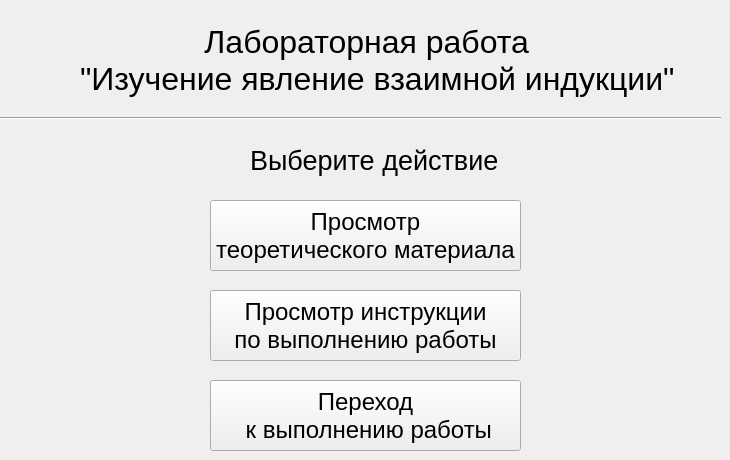
    <widget class="QWidget" name="in_menu">
     <widget class="QPushButton" name="go_data_entry">
      <property name="geometry">
       <rect>
        <x>210</x>
        <y>380</y>
        <width>311</width>
        <height>71</height>
       </rect>
      </property>
      <property name="font">
       <font>
        <pointsize>18</pointsize>
       </font>
      </property>
      <property name="text">
       <string>Переход
 к выполнению работы</string>
      </property>
     </widget>
     <widget class="QLabel" name="label_23">
      <property name="geometry">
       <rect>
        <x>250</x>
        <y>120</y>
        <width>251</width>
        <height>81</height>
       </rect>
      </property>
      <property name="font">
       <font>
        <pointsize>20</pointsize>
       </font>
      </property>
      <property name="text">
       <string>Выберите действие</string>
      </property>
     </widget>
     <widget class="QLabel" name="name_lab">
      <property name="geometry">
       <rect>
        <x>80</x>
        <y>20</y>
        <width>601</width>
        <height>81</height>
       </rect>
      </property>
      <property name="font">
       <font>
        <pointsize>24</pointsize>
       </font>
      </property>
      <property name="text">
       <string>              Лабораторная работа 
&quot;Изучение явление взаимной индукции&quot;</string>
      </property>
     </widget>
     <widget class="Line" name="line_7">
      <property name="geometry">
       <rect>
        <x>0</x>
        <y>110</y>
        <width>721</width>
        <height>16</height>
       </rect>
      </property>
      <property name="orientation">
       <enum>Qt::Horizontal</enum>
      </property>
     </widget>
     <widget class="QPushButton" name="go_handbook_m">
      <property name="geometry">
       <rect>
        <x>210</x>
        <y>200</y>
        <width>311</width>
        <height>71</height>
       </rect>
      </property>
      <property name="font">
       <font>
        <pointsize>18</pointsize>
       </font>
      </property>
      <property name="text">
       <string>Просмотр
теоретического материала</string>
      </property>
     </widget>
     <widget class="QPushButton" name="go_instruction">
      <property name="geometry">
       <rect>
        <x>210</x>
        <y>290</y>
        <width>311</width>
        <height>71</height>
       </rect>
      </property>
      <property name="font">
       <font>
        <pointsize>18</pointsize>
       </font>
      </property>
      <property name="text">
       <string>Просмотр инструкции
по выполнению работы</string>
      </property>
     </widget>
    </widget>
